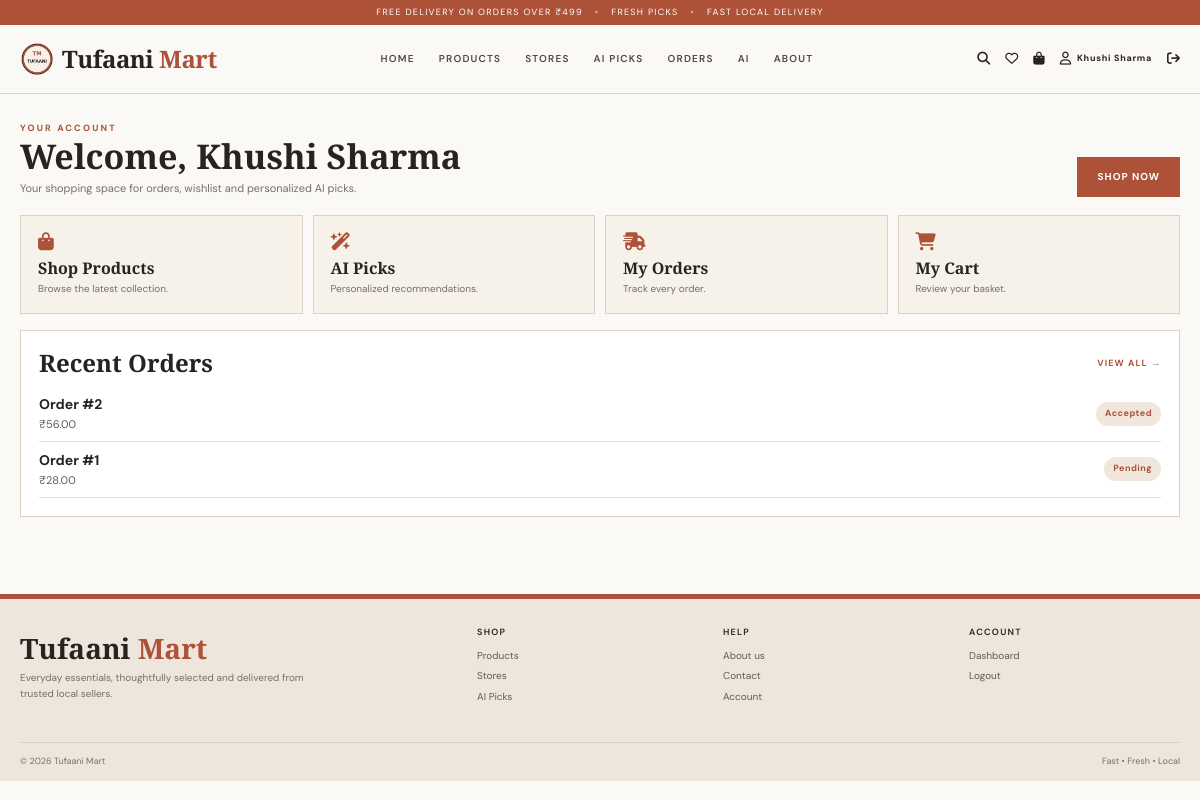
Page /customer (signed in) on the committed database.
### models/user.py (models this page shows, shortened)
class User(db.Model):
    __tablename__ = "user"
    id = db.Column(db.Integer, primary_key=True)
    full_name = db.Column(db.String(150), nullable=False)
    email = db.Column(db.String(150), unique=True, nullable=False)
    phone = db.Column(db.String(20))
    password = db.Column(db.String(255), nullable=False)
    role = db.Column(db.String(20), nullable=False, default="customer")
    store_name = db.Column(db.String(150))
    is_permanent_admin = db.Column(db.Boolean, default=False)
    is_approved = db.Column(db.Boolean, default=True)
    approval_status = db.Column(db.String(20), default="Approved")
    created_at = db.Column(db.DateTime, server_default=db.func.now())

### models/order.py (models this page shows)
class Order(db.Model):
    __tablename__ = "orders"
    id = db.Column(db.Integer, primary_key=True)
    user_id = db.Column(db.Integer, nullable=False)
    total_amount = db.Column(db.Float, nullable=False, default=0)
    status = db.Column(db.String(50), nullable=False, default="Pending")
    payment_method = db.Column(db.String(50), nullable=False, default="Cash on Delivery")
    delivery_address = db.Column(db.Text)
    phone = db.Column(db.String(20))
    ordered_at = db.Column(db.DateTime, server_default=db.func.now())
    items = db.relationship("OrderItem", backref="order", lazy=True,
                            cascade="all, delete-orphan")

### app.py (the view)
@app.route("/customer")
@customer_required
def customer_dashboard():
    orders = Order.query.filter_by(user_id=session["user_id"]).order_by(Order.ordered_at.desc()).all()
    return render_template("customer_dashboard.html", orders=orders)

### app.py (called while the page is built)
def role_required(role):
    def decorator(fn=None):
        def wrap(view):
            @wraps(view)
            def wrapper(*args, **kwargs):
                if "user_id" not in session:
                    flash("Please login first.", "warning")
                    return redirect(url_for("login"))
                if session.get("role") != role:
                    flash("You do not have permission to access this page.", "error")
                    return redirect(url_for("dashboard"))
                return view(*args, **kwargs)
            return wrapper
        if fn is None:
            return wrap
        return wrap(fn)
    return decorator

@app.context_processor
def inject_globals():
    return {"current_user": User.query.get(session["user_id"]) if session.get("user_id") else None}

### templates/customer_dashboard.html
{% extends "base.html" %}{% block title %}My Dashboard — Tufaani Mart{% endblock %}{% block content %}
<section class="dashboard-shell"><div class="container-wide"><div class="dashboard-head"><div><div class="eyebrow">Your account</div><h1>Welcome, {{ session.get('name') }}</h1><p>Your shopping space for orders, wishlist and personalized AI picks.</p></div><a class="btn-rust" href="{{ url_for('products') }}">Shop now</a></div>
<div class="quick-grid"><a class="quick" href="{{ url_for('products') }}"><i class="fa-solid fa-bag-shopping"></i><h6>Shop Products</h6><p>Browse the latest collection.</p></a><a class="quick" href="{{ url_for('ai_picks') }}"><i class="fa-solid fa-wand-magic-sparkles"></i><h6>AI Picks</h6><p>Personalized recommendations.</p></a><a class="quick" href="{{ url_for('orders') }}"><i class="fa-solid fa-truck-fast"></i><h6>My Orders</h6><p>Track every order.</p></a><a class="quick" href="{{ url_for('cart') }}"><i class="fa-solid fa-cart-shopping"></i><h6>My Cart</h6><p>Review your basket.</p></a></div>
<div class="panel mt-3"><div class="d-flex justify-content-between align-items-center mb-2"><h4 class="mb-0">Recent Orders</h4><a class="store-link" href="{{ url_for('orders') }}">View all →</a></div>{% for o in orders[:5] %}<div class="d-flex justify-content-between align-items-center py-2 border-bottom"><div><b>Order #{{ o.id }}</b><div class="small text-muted">₹{{ '%.2f'|format(o.total_amount) }}</div></div><span class="status">{{ o.status }}</span></div>{% else %}<p class="text-muted mb-0">No orders yet. Start shopping to see them here.</p>{% endfor %}</div></div></section>{% endblock %}

### templates/base.html (shortened to what this page needs)
<!doctype html>
<html lang="en">
<head>
<link href="https://cdn.jsdelivr.net/npm/bootstrap@5.3.3/dist/css/bootstrap.min.css" rel="stylesheet">
<link href="https://cdnjs.cloudflare.com/ajax/libs/font-awesome/6.7.2/css/all.min.css" rel="stylesheet">
<link rel="stylesheet" href="{{ url_for('static', filename='css/style.css') }}">
</head>
<body>
<div class="announcement">FREE DELIVERY ON ORDERS OVER ₹499 <span>•</span> FRESH PICKS <span>•</span> FAST LOCAL DELIVERY</div>
<header class="site-header">
  <div class="container-wide nav-shell">
    <a class="brand" href="{{ url_for('home') }}">
      {% if url_for('static', filename='images/logo.png') %}<img src="{{ url_for('static', filename='images/logo.png') }}" alt="Tufaani Mart">{% endif %}
      <span>Tufaani <em>Mart</em></span>
    </a>
    <nav id="mainNav" class="collapse nav-links">
      <a href="{{ url_for('home') }}">HOME</a>
      <a href="{{ url_for('products') }}">PRODUCTS</a>
      <a href="{{ url_for('stores') }}">STORES</a>
      {% if session.get('role') == 'customer' %}
        <a href="{{ url_for('ai_picks') }}">AI PICKS</a>
        <a href="{{ url_for('orders') }}">ORDERS</a>
      {% elif session.get('role') == 'seller' %}
        <a href="{{ url_for('seller_products') }}">MY PRODUCTS</a>
        <a href="{{ url_for('seller_orders') }}">MANAGE ORDERS</a>
      {% elif session.get('role') == 'admin' %}
        <a href="{{ url_for('admin_dashboard') }}">ADMIN</a>
      {% endif %}
      <a href="{{ url_for('ai') }}">AI</a><a href="{{ url_for('about') }}">ABOUT</a>
    </nav>
    <div class="nav-actions">
      <a href="{{ url_for('products') }}" aria-label="Search"><i class="fa-solid fa-magnifying-glass"></i></a>
      {% if session.get('role') == 'customer' %}<a href="{{ url_for('wishlist') }}" aria-label="Wishlist"><i class="fa-regular fa-heart"></i></a><a href="{{ url_for('cart') }}" aria-label="Cart"><i class="fa-solid fa-bag-shopping"></i></a>{% endif %}
      {% if session.get('user_id') %}<a href="{{ url_for('profile') }}" class="account-link"><i class="fa-regular fa-user"></i><span>{{ session.get('name') }}</span></a><a href="{{ url_for('logout') }}" aria-label="Logout"><i class="fa-solid fa-arrow-right-from-bracket"></i></a>{% else %}<a href="{{ url_for('login') }}" class="account-link"><i class="fa-regular fa-user"></i><span>LOGIN</span></a>{% endif %}
    </div>
  </div>
</header>
<main>
{% block content %}{% endblock %}
</main>
<footer class="site-footer">
  <div class="container-wide footer-grid">
    <div><div class="footer-brand">Tufaani <em>Mart</em></div><p>Everyday essentials, thoughtfully selected and delivered from trusted local sellers.</p></div>
    <div><h6>SHOP</h6><a href="{{ url_for('products') }}">Products</a><a href="{{ url_for('stores') }}">Stores</a>{% if session.get('role')=='customer' %}<a href="{{ url_for('ai_picks') }}">AI Picks</a>{% endif %}</div>
    <div><h6>HELP</h6><a href="{{ url_for('about') }}">About us</a><a href="{{ url_for('contact') }}">Contact</a><a href="{{ url_for('profile') if session.get('user_id') else url_for('login') }}">Account</a></div>
    <div><h6>ACCOUNT</h6>{% if session.get('user_id') %}<a href="{{ url_for('dashboard') }}">Dashboard</a><a href="{{ url_for('logout') }}">Logout</a>{% else %}<a href="{{ url_for('login') }}">Login</a><a href="{{ url_for('register') }}">Create account</a>{% endif %}</div>
  </div>
  <div class="container-wide footer-bottom"><span>© 2026 Tufaani Mart</span><span>Fast • Fresh • Local</span></div>
</footer>
</body>
</html>

### static/css/style.css (style rules this page uses)
:root { --rust:#ad5138;--rust-dark:#873d2b;--cream:#f6f1e9;--paper:#fbf9f5;--sand:#e8ddd0;--ink:#29231f;--muted:#786f67;--line:#ddd1c5;--white:#fff;--green:#3f6b54 }
* { box-sizing:border-box }
html { scroll-behavior:smooth }
body { margin:0;background:var(--paper);color:var(--ink);font-family:"DM Sans",sans-serif;font-size:14px;line-height:1.55 }
.container-wide { width:min(1180px,calc(100% - 40px));margin:auto }
h1,h2,h3,h4,h5,h6,.brand,.footer-brand { font-family:"Playfair Display",serif;font-weight:600 }
a { color:inherit;text-decoration:none }
.announcement { height:25px;background:var(--rust);color:#fff;text-align:center;font-size:9px;letter-spacing:.14em;display:flex;align-items:center;justify-content:center;gap:12px }
.announcement span { opacity:.65 }
.site-header { background:rgba(251,249,245,.97);border-bottom:1px solid var(--line);position:sticky;top:0;z-index:50 }
.nav-shell { min-height:68px;display:flex;align-items:center;gap:28px }
.brand { display:flex;align-items:center;gap:8px;font-size:24px;white-space:nowrap;letter-spacing:-.02em }
.brand img { width:34px;height:34px;object-fit:contain }
.brand em,.footer-brand em { font-style:normal;color:var(--rust) }
.nav-links { display:flex!important;align-items:center;justify-content:center;gap:24px;flex:1 }
.nav-links a { font-size:10px;letter-spacing:.12em;font-weight:600;color:#4f4843 }
.nav-actions { display:flex;align-items:center;gap:15px }
.nav-actions a { font-size:13px }
.account-link { display:flex;gap:6px;align-items:center }
.account-link span { font-size:9px;letter-spacing:.08em;font-weight:700 }
.eyebrow { font-size:9px;letter-spacing:.24em;color:var(--rust);font-weight:700;text-transform:uppercase }
.btn-rust { background:var(--rust);color:#fff;border:1px solid var(--rust);padding:11px 19px;font-size:10px;letter-spacing:.1em;text-transform:uppercase;font-weight:700;display:inline-flex;width:max-content;align-items:center;gap:8px }
.store-link { font-size:9px;letter-spacing:.12em;text-transform:uppercase;color:var(--rust);font-weight:700 }
.dashboard-shell { padding:28px 0 42px }
.dashboard-head { display:flex;justify-content:space-between;align-items:end;gap:15px;margin-bottom:18px }
.dashboard-head h1 { font-size:34px;margin:0 }
.dashboard-head p { margin:3px 0 0;color:var(--muted);font-size:11px }
.quick-grid { display:grid;grid-template-columns:repeat(4,1fr);gap:10px;margin-top:14px }
.quick { background:var(--cream);border:1px solid var(--line);padding:17px }
.quick i { color:var(--rust);font-size:18px;margin-bottom:8px }
.quick h6 { font-size:16px;margin:0 0 3px }
.quick p { font-size:10px;color:var(--muted);margin:0 }
.panel { background:#fff;border:1px solid var(--line);padding:18px }
.status { display:inline-block;padding:5px 9px;border-radius:999px;background:#f0e6dc;color:var(--rust);font-size:9px;letter-spacing:.05em;font-weight:700 }
.site-footer { margin-top:35px;background:#eee6dc;border-top:5px solid var(--rust);padding-top:28px }
.footer-grid { display:grid;grid-template-columns:2fr 1fr 1fr 1fr;gap:35px;padding-bottom:25px }
.footer-brand { font-size:28px }
.footer-grid p { font-size:10px;color:var(--muted);max-width:300px }
.footer-grid h6 { font-family:"DM Sans",sans-serif;font-size:9px;letter-spacing:.14em;margin-bottom:10px }
.footer-grid a { display:block;font-size:10px;color:#645b54;margin:5px 0 }
.footer-bottom { border-top:1px solid var(--line);padding:12px 0;display:flex;justify-content:space-between;font-size:9px;color:var(--muted) }
.small { font-size:11px }

### rows in the picture
User: get "Khushi Sharma"
Order: id "2", total_amount "56.00", status "Accepted"
Order: id "1", total_amount "28.00", status "Pending"
